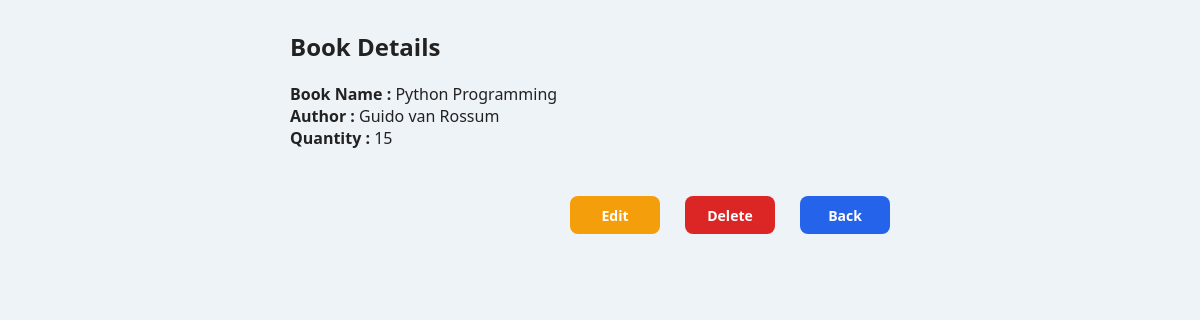
The app's page /view_book/6 (signed in) with its own data.
### tables this page shows
CREATE TABLE books(

id INTEGER PRIMARY KEY AUTOINCREMENT,

book_name TEXT,

author TEXT,

quantity INTEGER

);

### app.py (the view)
@app.route("/view_book/<int:id>")
def view_book(id):
    if "admin" not in session:
        return redirect("/")
    conn = get_connection()
    cursor = conn.cursor()
    cursor.execute(
        "SELECT * FROM books WHERE id=?",
        (id,)
    )
    book = cursor.fetchone()
    conn.close()
    return render_template(
        "view_book.html",
        book=book
    )

### app.py (called while the page is built)
def get_connection():
    conn = sqlite3.connect("portal.db")
    conn.row_factory = sqlite3.Row
    return conn

@app.context_processor
def inject_user():
    return dict(
        student=session.get("student"),
        faculty=session.get("faculty"),
        admin=session.get("admin")
    )

@app.before_request
def before_request():
    pass

@app.after_request
def after_request(response):
    response.headers["Cache-Control"] = "no-store"
    return response

### templates/view_book.html (shortened to what this page needs)
<!DOCTYPE html>
<html>
<head>
<link rel="stylesheet" href="{{ url_for('static', filename='style.css') }}">
</head>
<body>
<div class="main">
<h2>Book Details</h2>
<p><b>Book Name :</b> {{ book['book_name'] }}</p>
<p><b>Author :</b> {{ book['author'] }}</p>
<p><b>Quantity :</b> {{ book['quantity'] }}</p>
<br>
<div class="action-buttons">
<a href="/edit_book/{{ book['id'] }}" class="btn btn-warning">
Edit
</a>
<a href="/delete_book/{{ book['id'] }}"
class="btn btn-danger"
style="margin-left:15px;"
onclick="return confirm('Delete this book?')">
Delete
</a>
<a href="/books"
class="btn"
style="margin-left:15px;">
Back
</a>
</div>
</div>
</body>
</html>

### static/style.css (style rules this page uses)
* { margin:0; padding:0; box-sizing:border-box; font-family:'Segoe UI',Tahoma,Geneva,Verdana,sans-serif; }
body { background:#eef3f8; color:#222; }
.main { margin-left:260px; padding:30px; }
.btn, .btn-view, .btn-edit, .btn-delete, .btn-success, .btn-warning, .btn-danger { display:inline-flex; align-items:center; justify-content:center; min-width:90px; height:38px; padding:8px 18px; border:none; border-radius:8px; text-decoration:none; color:#fff; font-size:14px; font-weight:600; cursor:pointer; transition:.25s; box-sizing:border-box; }
.btn, .btn-view { background:#2563eb; }
.btn-warning { background:#f59e0b; }
.btn-danger { background:#dc2626; }
.main { animation:fade .6s ease; }
h2 { margin-bottom:20px; }
* { transition:.25s; }
.btn, .login-btn { position:relative; overflow:hidden; }
.btn::after, .login-btn::after { content:""; position:absolute; width:0; height:100%; left:50%; top:0; background:rgba(255,255,255,.2); transition:.4s; }
a { text-decoration:none; }
.action-buttons { display:flex; justify-content:center; align-items:center; gap:10px; flex-wrap:wrap; }
.action-buttons { display:flex; gap:15px; margin-top:30px; }
.action-buttons { display:flex; justify-content:center; gap:15px; margin-top:25px; }
.btn,.btn-view,.btn-edit,.btn-delete,.btn-success,.btn-warning,.btn-danger { display:inline-flex!important;align-items:center;justify-content:center; min-width:90px;height:38px;padding:8px 18px;border-radius:8px; text-decoration:none;font-weight:600 }
.action-buttons { display:flex!important;gap:10px;justify-content:center;flex-wrap:wrap }

### records on screen
books: book_name "Python Programming", author "Guido van Rossum", quantity "15"
